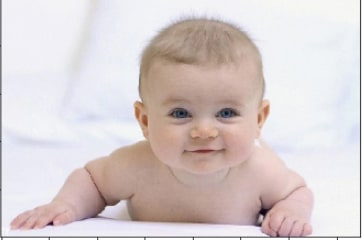
#> input picture baby.jpeg, 362 x 240 px
$ python detect_face.py
#> lines starting #> are read from the running program, lines starting #| are printed output that depends on the picture; after the words box and inside, x2 and y2 are one past the last pixel; in counts of white or black regions, pixels touching at a corner belong together
### extFunctions.py
import cv2 as cv


def convertToRGB(image):
	return cv.cvtColor(image, cv.COLOR_BGR2RGB)

### detect_face.py
import numpy as np
import cv2 as cv
from matplotlib import pyplot as plt
from extFunctions import *

# importing the image
test_image = cv.imread('baby.jpeg')
#> test_image is the input picture: shape (240, 362, 3); mean B, G, R 206, 206, 216.7

# converting the image into grayscale and storing in
# a separate variable

test_image_gray = cv.cvtColor(test_image, cv.COLOR_BGR2GRAY)
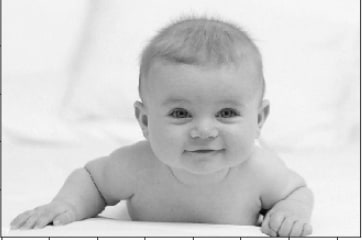
#> test_image_gray: shape (240, 362); min 4, max 255, mean 209.2


# importing the haarcascade into a variable
haarcascade_face = cv.CascadeClassifier('haarcascade_frontalface_default.xml')

faces_rects = haarcascade_face.detectMultiScale(test_image_gray,scaleFactor=1.2, minNeighbors = 5)
#> faces_rects = [[142, 61, 131, 131]]

# Printing the number of faces detected
print('Faces found: ',len(faces_rects))
#| Faces found:  1

for x,y,w,h in faces_rects:
	cv.rectangle(test_image, (x,y),(x+w,y+h),(0,255,0),2)
#> this loop made 1 pass
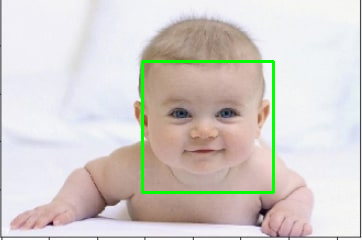
#> test_image: shape (240, 362, 3); 1.8% of pixels changed, all inside (x1, y1, x2, y2) = (141, 60, 275, 194)

# displaying the image using matplotlib imshow

plt.imshow(convertToRGB(test_image))

# plt.imshow(test_image_gray, cmap = 'gray')
plt.show()

cv.waitKey(0)
cv.destroyAllWindows()

$ run again, with chotu.jpeg copied over baby.jpeg
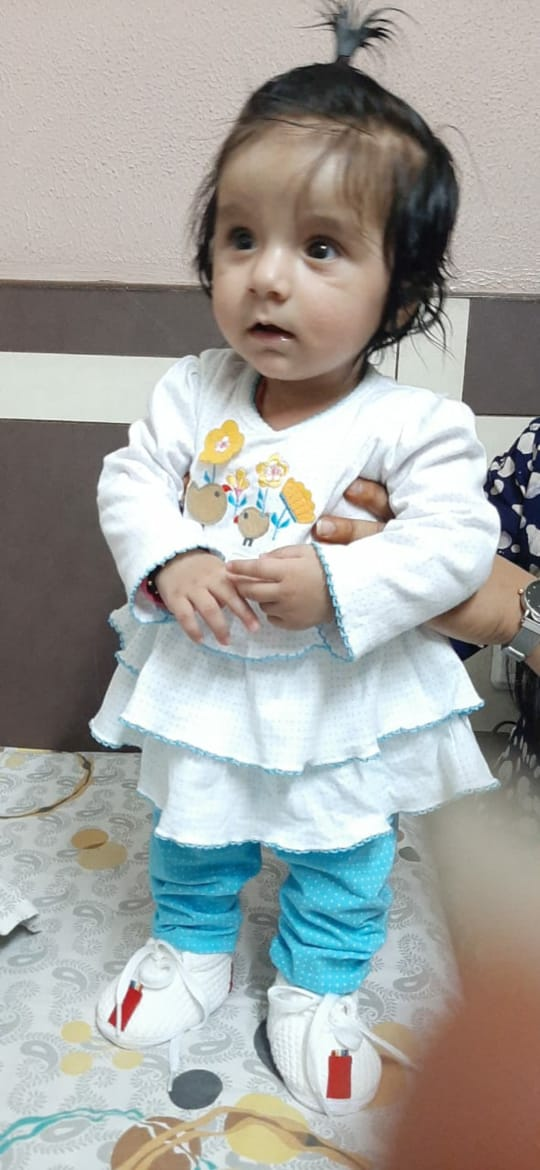
#> input picture chotu.jpeg, 540 x 1170 px
#> test_image is the input picture: shape (1170, 540, 3); mean B, G, R 161, 164.5, 163.7
#> `test_image_gray = cv.cvtColor(test_image, cv.COLOR_BGR2GRAY)`:
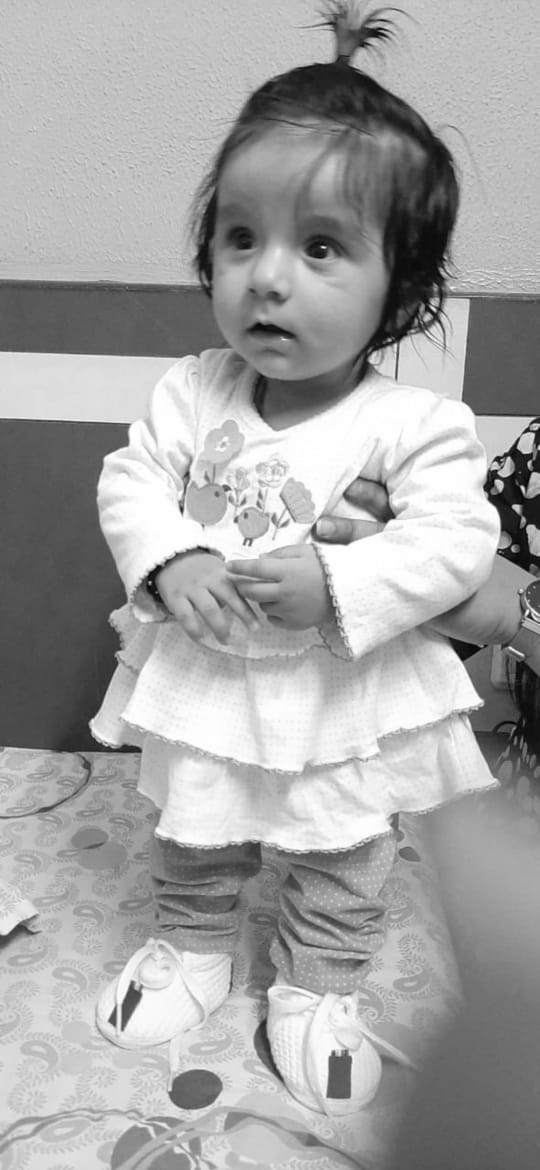
#> test_image_gray: shape (1170, 540); min 0, max 255, mean 163.9
#> faces_rects = ()
#| Faces found:  0
